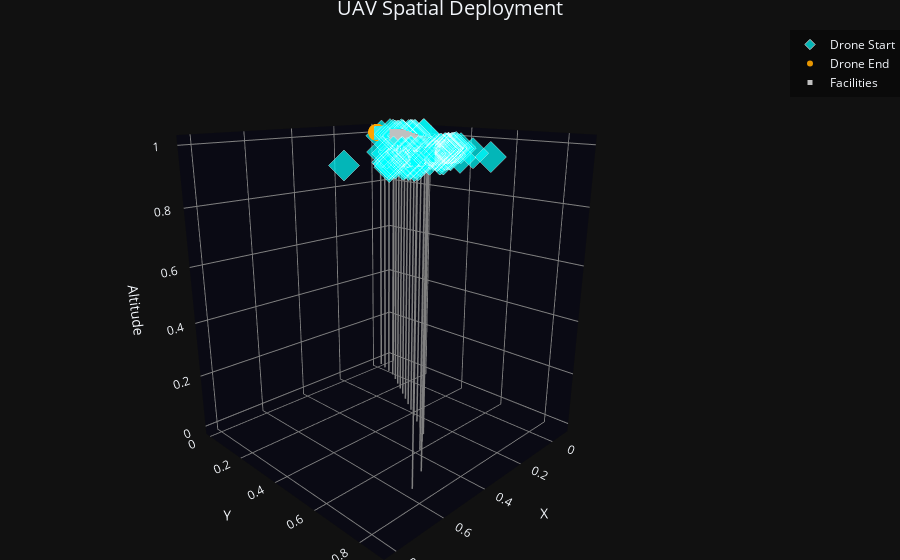

The cell this chart's notebook holds for it:
### Code cell
plot_UAV_FLPO(START_locs, END_locs, F_base, (4,3))
plot_UAV_FLPO_3D(START_locs, END_locs, F_base)

### Figure 1 — Plotly figure (JSON) as saved in the notebook; plotly's stock layout.template omitted (floating-point values rounded to 4 significant figures)
{"data": [{"marker": {"color": "cyan", "line": {"color": "white", "width": 1}, "opacity": 0.7, "size": 8, "symbol": "diamond"}, "mode": "markers", "name": "Drone Start", "type": "scatter3d", "x": [0.4533, 0.3734, 0.4906, 0.4673, 0.4463, 0.4186, 0.5107, 0.556, 0.4904, 0.5629, 0.4733, 0.4626, 0.4995, 0.5844, 0.4926, 0.559, 0.4685, 0.454, 0.4618, 0.3129, 0.3355, 0.3494, 0.3114, 0.3321, 0.2766, 0.3229, 0.2865, 0.298, 0.2817, 0.3195, 0.3135, 0.299, 0.3381, 0.3291, 0.3637, 0.2999, 0.3994, 0.2954, 0.367, 0.2911, 0.3093, 0.3766, 0.3071, 0.26, 0.5473, 0.4378, 0.4593, 0.4881, 0.4308, 0.493, 0.4421, 0.53, 0.4458, 0.4181, 0.4874, 0.402, 0.5035, 0.4899, 0.4884, 0.4319, 0.5066, 0.4482, 0.4539, 0.4363, 0.445, 0.03577, -0.009604, -0.008857, 0.005337, 0.0173, -0.02263, 0.007749, -0.008444, 0.05672, -0.0003934, 0.06385, 0.05848, -0.07524, -0.06545, 0.06449, 0.004213, 0.04088, 0.1034, 0.02757, 0.6826, 0.7226, 0.6993, 0.7099, 0.6904, 0.7129, 0.6277, 0.7654, 0.7086, 0.7061, 0.8191, 0.6317, 0.7255, 0.6612, 0.6901, 0.7054], "y": [0.7492, 0.7747, 0.7423, 0.7535, 0.752, 0.8695, 0.76, 0.8211, 0.8226, 0.8156, 0.7045, 0.7102, 0.7679, 0.799, 0.7308, 0.7553, 0.7535, 0.7322, 0.766, 0.6263, 0.6237, 0.6463, 0.6208, 0.6466, 0.6289, 0.64, 0.6322, 0.6594, 0.6574, 0.6267, 0.6322, 0.6231, 0.6266, 0.6417, 0.6382, 0.6261, 0.6331, 0.6325, 0.6605, 0.6322, 0.63, 0.6356, 0.6399, 0.6213, 0.608, 0.6366, 0.6186, 0.6598, 0.637, 0.6354, 0.6292, 0.5707, 0.6418, 0.6587, 0.6338, 0.6708, 0.5895, 0.6101, 0.611, 0.7029, 0.6218, 0.7021, 0.6107, 0.6279, 0.674, 0.1274, 0.1779, 0.1901, 0.1809, 0.1616, 0.1874, 0.1923, 0.1843, 0.2049, 0.1366, 0.1781, 0.162, 0.1872, 0.1969, 0.1841, 0.2145, 0.1831, 0.1321, 0.1028, 0.8243, 0.789, 0.7601, 0.8251, 0.8564, 0.7896, 0.8073, 0.8334, 0.8604, 0.8396, 0.7345, 0.7643, 0.7931, 0.8183, 0.8132, 0.7944], "z": [1.0, 1.0, 1.0, 1.0, 1.0, 1.0, 1.0, 1.0, 1.0, 1.0, 1.0, 1.0, 1.0, 1.0, 1.0, 1.0, 1.0, 1.0, 1.0, 1.0, 1.0, 1.0, 1.0, 1.0, 1.0, 1.0, 1.0, 1.0, 1.0, 1.0, 1.0, 1.0, 1.0, 1.0, 1.0, 1.0, 1.0, 1.0, 1.0, 1.0, 1.0, 1.0, 1.0, 1.0, 1.0, 1.0, 1.0, 1.0, 1.0, 1.0, 1.0, 1.0, 1.0, 1.0, 1.0, 1.0, 1.0, 1.0, 1.0, 1.0, 1.0, 1.0, 1.0, 1.0, 1.0, 1.0, 1.0, 1.0, 1.0, 1.0, 1.0, 1.0, 1.0, 1.0, 1.0, 1.0, 1.0, 1.0, 1.0, 1.0, 1.0, 1.0, 1.0, 1.0, 1.0, 1.0, 1.0, 1.0, 1.0, 1.0, 1.0, 1.0, 1.0, 1.0, 1.0, 1.0, 1.0, 1.0, 1.0, 1.0]}, {"marker": {"color": "orange", "opacity": 0.9, "size": 6, "symbol": "circle"}, "mode": "markers", "name": "Drone End", "type": "scatter3d", "x": [0.0, 0.0, 0.0, 0.0, 0.0, 0.0, 0.0, 0.0, 0.0, 0.0, 0.0, 0.0, 0.0, 0.0, 0.0, 0.0, 0.0, 0.0, 0.0, 0.0, 0.0, 0.0, 0.0, 0.0, 0.0, 0.0, 0.0, 0.0, 0.0, 0.0, 0.0, 0.0, 0.0, 0.0, 0.0, 0.0, 0.0, 0.0, 0.0, 0.0, 0.0, 0.0, 0.0, 0.0, 0.0, 0.0, 0.0, 0.0, 0.0, 0.0, 0.0, 0.0, 0.0, 0.0, 0.0, 0.0, 0.0, 0.0, 0.0, 0.0, 0.0, 0.0, 0.0, 0.0, 0.0, 0.0, 0.0, 0.0, 0.0, 0.0, 0.0, 0.0, 0.0, 0.0, 0.0, 0.0, 0.0, 0.0, 0.0, 0.0, 0.0, 0.0, 0.0, 0.0, 0.0, 0.0, 0.0, 0.0, 0.0, 0.0, 0.0, 0.0, 0.0, 0.0, 0.0, 0.0, 0.0, 0.0, 0.0, 0.0], "y": [0.0, 0.0, 0.0, 0.0, 0.0, 0.0, 0.0, 0.0, 0.0, 0.0, 0.0, 0.0, 0.0, 0.0, 0.0, 0.0, 0.0, 0.0, 0.0, 0.0, 0.0, 0.0, 0.0, 0.0, 0.0, 0.0, 0.0, 0.0, 0.0, 0.0, 0.0, 0.0, 0.0, 0.0, 0.0, 0.0, 0.0, 0.0, 0.0, 0.0, 0.0, 0.0, 0.0, 0.0, 0.0, 0.0, 0.0, 0.0, 0.0, 0.0, 0.0, 0.0, 0.0, 0.0, 0.0, 0.0, 0.0, 0.0, 0.0, 0.0, 0.0, 0.0, 0.0, 0.0, 0.0, 0.0, 0.0, 0.0, 0.0, 0.0, 0.0, 0.0, 0.0, 0.0, 0.0, 0.0, 0.0, 0.0, 0.0, 0.0, 0.0, 0.0, 0.0, 0.0, 0.0, 0.0, 0.0, 0.0, 0.0, 0.0, 0.0, 0.0, 0.0, 0.0, 0.0, 0.0, 0.0, 0.0, 0.0, 0.0], "z": [1.0, 1.0, 1.0, 1.0, 1.0, 1.0, 1.0, 1.0, 1.0, 1.0, 1.0, 1.0, 1.0, 1.0, 1.0, 1.0, 1.0, 1.0, 1.0, 1.0, 1.0, 1.0, 1.0, 1.0, 1.0, 1.0, 1.0, 1.0, 1.0, 1.0, 1.0, 1.0, 1.0, 1.0, 1.0, 1.0, 1.0, 1.0, 1.0, 1.0, 1.0, 1.0, 1.0, 1.0, 1.0, 1.0, 1.0, 1.0, 1.0, 1.0, 1.0, 1.0, 1.0, 1.0, 1.0, 1.0, 1.0, 1.0, 1.0, 1.0, 1.0, 1.0, 1.0, 1.0, 1.0, 1.0, 1.0, 1.0, 1.0, 1.0, 1.0, 1.0, 1.0, 1.0, 1.0, 1.0, 1.0, 1.0, 1.0, 1.0, 1.0, 1.0, 1.0, 1.0, 1.0, 1.0, 1.0, 1.0, 1.0, 1.0, 1.0, 1.0, 1.0, 1.0, 1.0, 1.0, 1.0, 1.0, 1.0, 1.0]}, {"line": {"color": "gray", "width": 3}, "mode": "lines", "showlegend": false, "type": "scatter3d", "x": [0.1525, 0.1525], "y": [0.3021, 0.3021], "z": [0, 1]}, {"line": {"color": "gray", "width": 3}, "mode": "lines", "showlegend": false, "type": "scatter3d", "x": [0.1024, 0.1024], "y": [0.2254, 0.2254], "z": [0, 1]}, {"line": {"color": "gray", "width": 3}, "mode": "lines", "showlegend": false, "type": "scatter3d", "x": [0.02663, 0.02663], "y": [0.07422, 0.07422], "z": [0, 1]}, {"line": {"color": "gray", "width": 3}, "mode": "lines", "showlegend": false, "type": "scatter3d", "x": [0.5931, 0.5931], "y": [0.7639, 0.7639], "z": [0, 1]}, {"line": {"color": "gray", "width": 3}, "mode": "lines", "showlegend": false, "type": "scatter3d", "x": [0.2275, 0.2275], "y": [0.4173, 0.4173], "z": [0, 1]}, {"line": {"color": "gray", "width": 3}, "mode": "lines", "showlegend": false, "type": "scatter3d", "x": [0.3276, 0.3276], "y": [0.5708, 0.5708], "z": [0, 1]}, {"line": {"color": "gray", "width": 3}, "mode": "lines", "showlegend": false, "type": "scatter3d", "x": [0.3026, 0.3026], "y": [0.5324, 0.5324], "z": [0, 1]}, {"line": {"color": "gray", "width": 3}, "mode": "lines", "showlegend": false, "type": "scatter3d", "x": [0.2025, 0.2025], "y": [0.3789, 0.3789], "z": [0, 1]}, {"line": {"color": "gray", "width": 3}, "mode": "lines", "showlegend": false, "type": "scatter3d", "x": [0.4519, 0.4519], "y": [0.6742, 0.6742], "z": [0, 1]}, {"line": {"color": "gray", "width": 3}, "mode": "lines", "showlegend": false, "type": "scatter3d", "x": [0.0774, 0.0774], "y": [0.187, 0.187], "z": [0, 1]}, {"line": {"color": "gray", "width": 3}, "mode": "lines", "showlegend": false, "type": "scatter3d", "x": [0.05411, 0.05411], "y": [0.149, 0.149], "z": [0, 1]}, {"line": {"color": "gray", "width": 3}, "mode": "lines", "showlegend": false, "type": "scatter3d", "x": [0.2776, 0.2776], "y": [0.4941, 0.4941], "z": [0, 1]}, {"line": {"color": "gray", "width": 3}, "mode": "lines", "showlegend": false, "type": "scatter3d", "x": [0.1775, 0.1775], "y": [0.3405, 0.3405], "z": [0, 1]}, {"line": {"color": "gray", "width": 3}, "mode": "lines", "showlegend": false, "type": "scatter3d", "x": [0.504, 0.504], "y": [0.7205, 0.7205], "z": [0, 1]}, {"line": {"color": "gray", "width": 3}, "mode": "lines", "showlegend": false, "type": "scatter3d", "x": [0.2526, 0.2526], "y": [0.4557, 0.4557], "z": [0, 1]}, {"line": {"color": "gray", "width": 3}, "mode": "lines", "showlegend": false, "type": "scatter3d", "x": [0.4116, 0.4116], "y": [0.6307, 0.6307], "z": [0, 1]}, {"line": {"color": "gray", "width": 3}, "mode": "lines", "showlegend": false, "type": "scatter3d", "x": [0.1274, 0.1274], "y": [0.2638, 0.2638], "z": [0, 1]}, {"line": {"color": "gray", "width": 3}, "mode": "lines", "showlegend": false, "type": "scatter3d", "x": [0.04006, 0.04006], "y": [0.1114, 0.1114], "z": [0, 1]}, {"line": {"color": "gray", "width": 3}, "mode": "lines", "showlegend": false, "type": "scatter3d", "x": [0.368, 0.368], "y": [0.6013, 0.6013], "z": [0, 1]}, {"line": {"color": "gray", "width": 3}, "mode": "lines", "showlegend": false, "type": "scatter3d", "x": [0.01331, 0.01331], "y": [0.03711, 0.03711], "z": [0, 1]}, {"marker": {"color": "silver", "size": 5, "symbol": "square"}, "mode": "markers", "name": "Facilities", "type": "scatter3d", "x": [0.1525, 0.1024, 0.02663, 0.5931, 0.2275, 0.3276, 0.3026, 0.2025, 0.4519, 0.0774, 0.05411, 0.2776, 0.1775, 0.504, 0.2526, 0.4116, 0.1274, 0.04006, 0.368, 0.01331], "y": [0.3021, 0.2254, 0.07422, 0.7639, 0.4173, 0.5708, 0.5324, 0.3789, 0.6742, 0.187, 0.149, 0.4941, 0.3405, 0.7205, 0.4557, 0.6307, 0.2638, 0.1114, 0.6013, 0.03711], "z": [1.0, 1.0, 1.0, 1.0, 1.0, 1.0, 1.0, 1.0, 1.0, 1.0, 1.0, 1.0, 1.0, 1.0, 1.0, 1.0, 1.0, 1.0, 1.0, 1.0]}], "layout": {"legend": {"bgcolor": "rgba(0,0,0,0.4)", "bordercolor": "white"}, "margin": {"b": 0, "l": 0, "r": 0, "t": 30}, "scene": {"aspectmode": "data", "camera": {"eye": {"x": 1.5, "y": 1.5, "z": 0.7}}, "xaxis": {"backgroundcolor": "rgb(10,10,20)", "gridcolor": "gray", "title": {"text": "X"}, "zerolinecolor": "gray"}, "yaxis": {"backgroundcolor": "rgb(10,10,20)", "gridcolor": "gray", "title": {"text": "Y"}, "zerolinecolor": "gray"}, "zaxis": {"backgroundcolor": "rgb(10,10,20)", "gridcolor": "gray", "title": {"text": "Altitude"}, "zerolinecolor": "gray"}}, "title": {"font": {"size": 20}, "text": "UAV Spatial Deployment", "x": 0.5}}}
